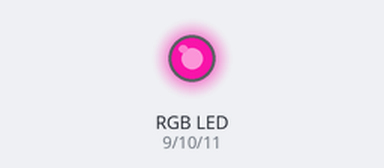
A sketch run on a simulated Arduino Uno, built with avr-gcc and run on an emulated ATmega328P. Parts: an RGB LED mixed from three pins (HIGH = lit). Dim RGB values are drawn brighter than linear; random numbers use the default seed unless the sketch sets one.

Above: at 0.1 s.
At 4.6 s:
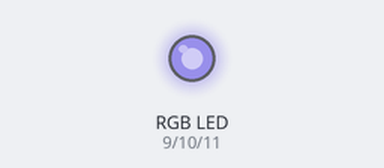
At 9.6 s:
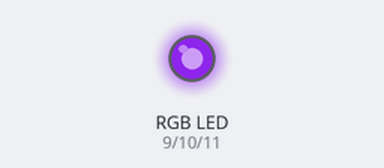
At 19.1 s:
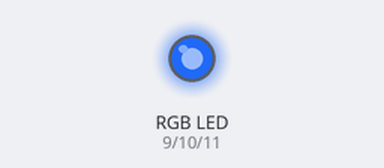
At 28.6 s:
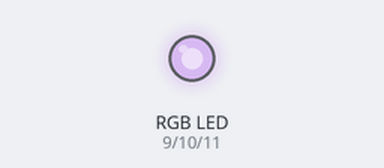
At 39.1 s:
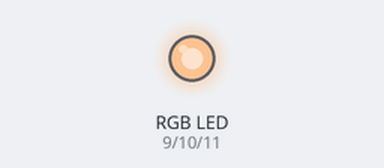
Timing chart, 0 to 40.0 s (numbered marks = the images above):
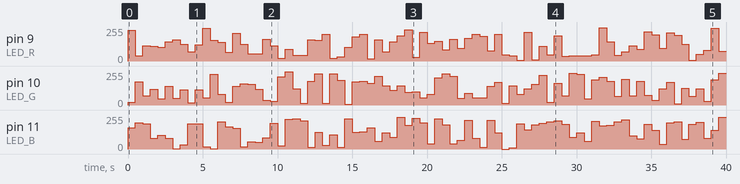

The sketch:

mikamonsma-opdr304-willekeurige-kleuren.ino
```cpp
const byte LED_R = 9;
const byte LED_G = 10;
const byte LED_B = 11;

void setup() {
  // put your setup code here, to run once:
  pinMode(9, OUTPUT);
  pinMode(10, OUTPUT);
  pinMode(11, OUTPUT);

  Serial.begin(9600);
}

void loop() {
  // put your main code here, to run repeatedly:

  analogWrite(LED_R, random(0, 255));
  analogWrite(LED_G, random(0, 255));
  analogWrite(LED_B, random(0, 255));

  delay(500);
}
```

Measured:
- by itself, pin 9 (LED_R): 0/255 → 232/255 at 0.00 s, → 38/255 0.50 s later, → 114/255 0.50 s later, → 109/255 0.50 s later, … (80 changes in this stretch)
- by itself, pin 10 (LED_G): 0/255 → 19/255 at 0.00 s, → 175/255 0.50 s later, → 68/255 0.50 s later, → 120/255 0.50 s later, … (80 changes in this stretch)
